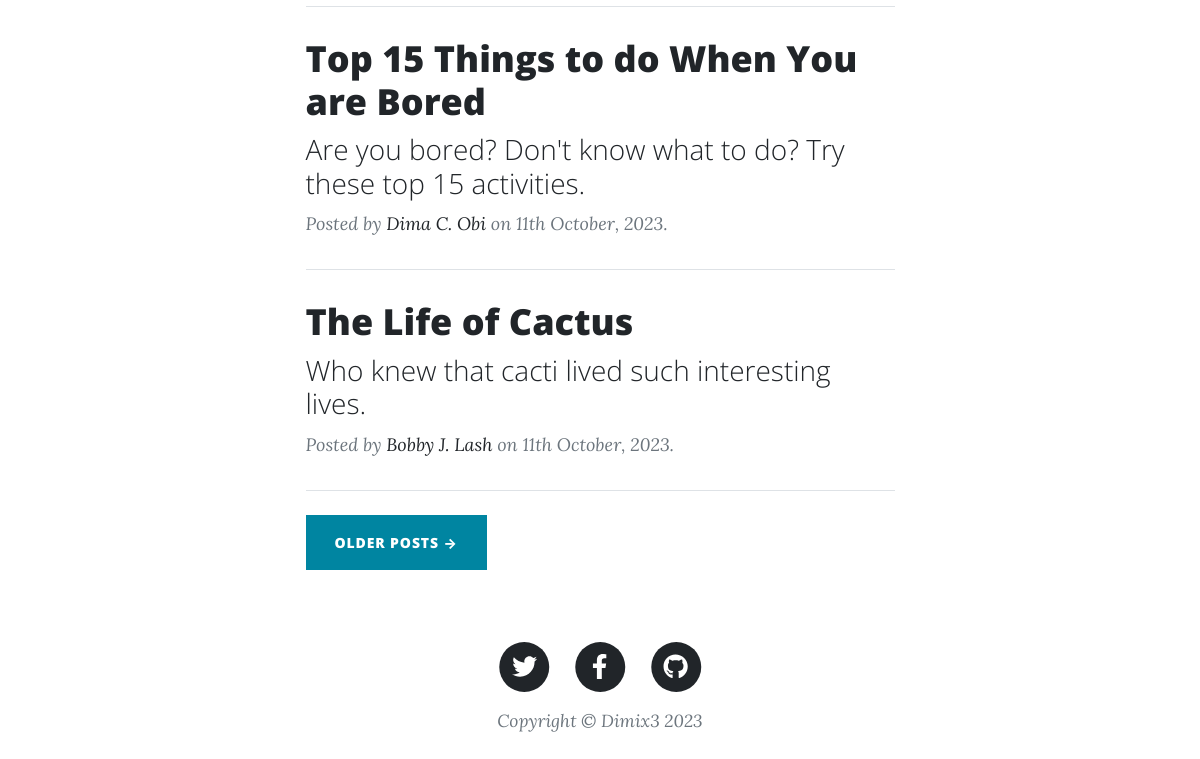
The app's page /olderpost (lower part), older data.
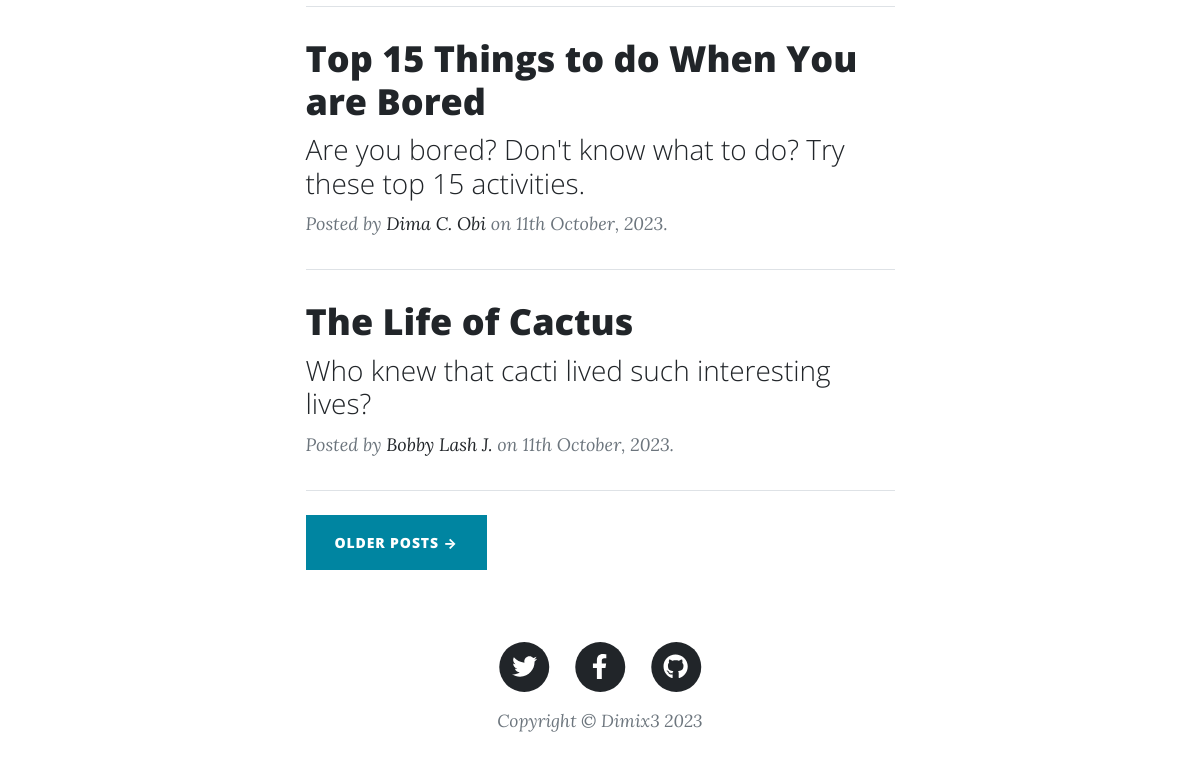
The same page, newer data.
### models.py (models this page shows)
class Post(db.Model):
    __tablename__ = "blogpost"
    id = db.Column(db.Integer, primary_key=True) # primary keys are required by SQLAlchemy
    poster_id = db.Column(db.Integer, db.ForeignKey('registered_users.id'))# db.Column(db.String(1000))
    title = db.Column(db.String(1000), unique=True)
    subtitle = db.Column(db.String(1000), unique=True)
    body = db.Column(db.String())
    post_by = db.Column(db.String(1000))
    post_date = db.Column(db.String(100))
    post_img_url = db.Column(db.String())
    blog_post = relationship('Comment', back_populates='post_reviewed')
    post_owner = relationship('User', back_populates='posts') #poster

### main.py (the view)
@app.route('/olderpost')
def older_post():
    data = Post.query.order_by(Post.id.desc()).all()
    return render_template("index.html", data=data)

### templates/index.html (shortened to what this page needs)
<!DOCTYPE html>
<html lang="en">
<body>
    {% include 'header.html' %}
    <div class="container px-4 px-lg-5">
        <div class="row gx-4 gx-lg-5 justify-content-center">
            <div class="col-md-10 col-lg-8 col-xl-7">
                {% for each_post in data: %}
                <div class="post-preview">
                    <a href="{{url_for('view_post',i_d=each_post.id)}}">
                        <h2 class="post-title">{{each_post.title}}</h2>
                        <h3 class="post-subtitle">{{each_post.subtitle}}</h3>
                    </a>
                    <p class="post-meta">
                        Posted by
                        <a href="#!">{{each_post.post_by}}</a>
                        on {{each_post.post_date}}.
                    </p>
                </div>
                <hr class="my-4" />
                {% endfor %}
                <div class="d-flex justify-content-between mb-4">
                    <div><a class="btn btn-primary text-uppercase" href={{url_for('older_post')}}>Older Posts →</a></div>
                </div>
            </div>
        </div>
    </div>
    {% include 'footer.html' %}
</body>
</html>

### templates/header.html (shortened to what this page needs)
<!DOCTYPE html>
<html lang="en">
<head>
        <link href="{{ url_for('static', filename='css/styles.css') }}" rel="stylesheet" />
</head>
<body>
</body>
</html>

### templates/footer.html (shortened to what this page needs)
<!DOCTYPE html>
<html lang="en">
<head>
</head>
<body>
<footer >
            <div class="container px-4 px-lg-5">
                <div class="row gx-4 gx-lg-5 justify-content-center">
                    <div class="col-md-10 col-lg-8 col-xl-7">
                        <ul class="list-inline text-center">
                            <li class="list-inline-item">
                                <a href="#!">
                                    <span class="fa-stack fa-lg">
                                        <i class="fas fa-circle fa-stack-2x"></i>
                                        <i class="fab fa-twitter fa-stack-1x fa-inverse"></i>
                                    </span>
                                </a>
                            </li>
                            <li class="list-inline-item">
                                <a href="#!">
                                    <span class="fa-stack fa-lg">
                                        <i class="fas fa-circle fa-stack-2x"></i>
                                        <i class="fab fa-facebook-f fa-stack-1x fa-inverse"></i>
                                    </span>
                                </a>
                            </li>
                            <li class="list-inline-item">
                                <a href="#!">
                                    <span class="fa-stack fa-lg">
                                        <i class="fas fa-circle fa-stack-2x"></i>
                                        <i class="fab fa-github fa-stack-1x fa-inverse"></i>
                                    </span>
                                </a>
                            </li>
                        </ul>
                        <div class="small text-center text-muted fst-italic">Copyright &copy; Dimix3 2023</div>
                    </div>
                </div>
            </div>
</footer>
</body>
</html>

Row changes from the older to the newer data that the page shows:
changed Post "The Life of Cactus": subtitle "Who knew that cacti lived such interesting lives." → "Who knew that cacti lived such interesting lives?"; post_by "Bobby J. Lash" → "Bobby Lash J."
